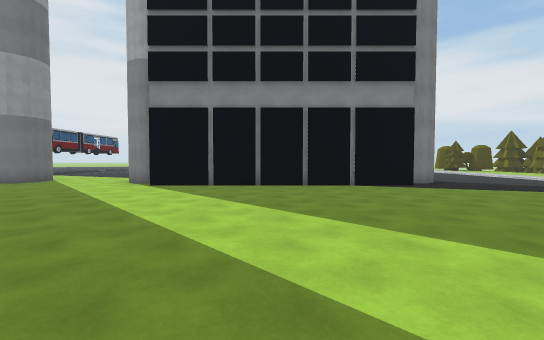
[1] (above)

24 first-person views from a walk through a 3-D level made in the Unity game engine. The camera is 1.4 m above the floor, tilts 2° down and sees 90° across. The floor is counted in squares, 2 m on a side. Each view is taken from the middle of a square. On the plan, view 1 faces up. The plan holds only what a view shows up to about 9 squares ahead; the rest is blank. The place goes on beyond the plan. Door leaves are left out, so doorways stand open. Surface patterns are stand-ins for the level's own textures.

[2]
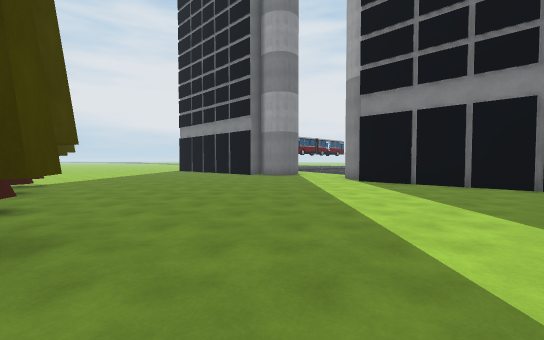

[3]
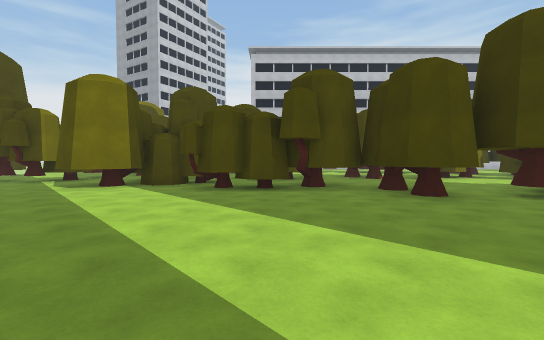

[4]
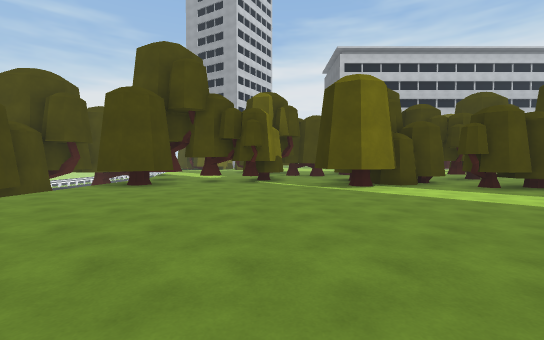

[5]
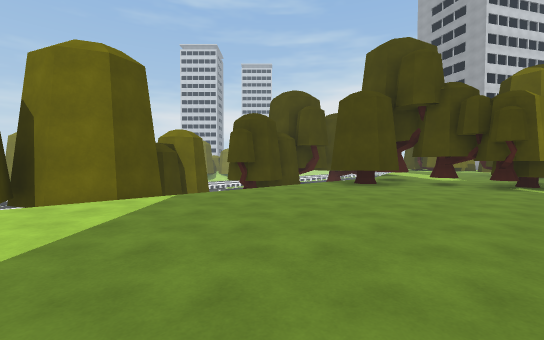

[6]
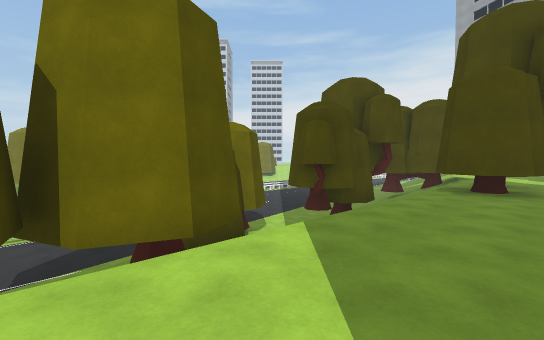

[7]
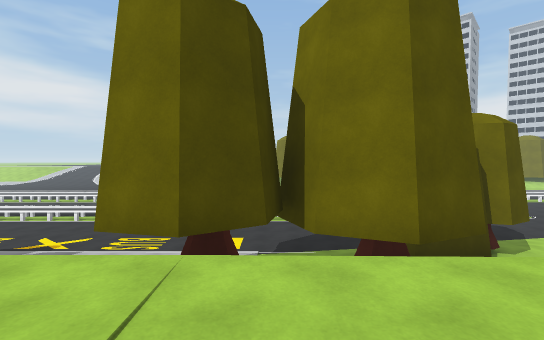

[8]
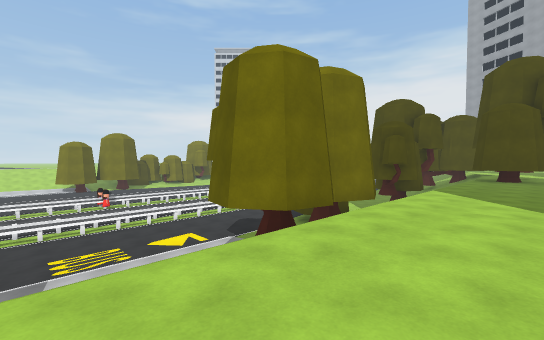

[9]
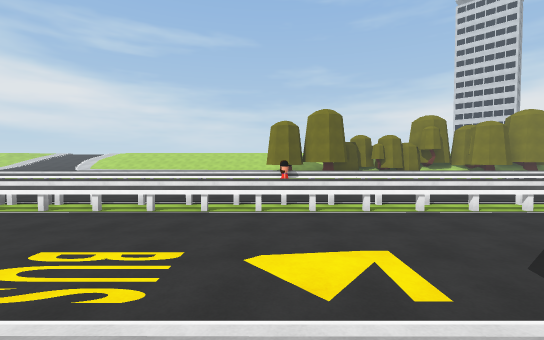

[10]
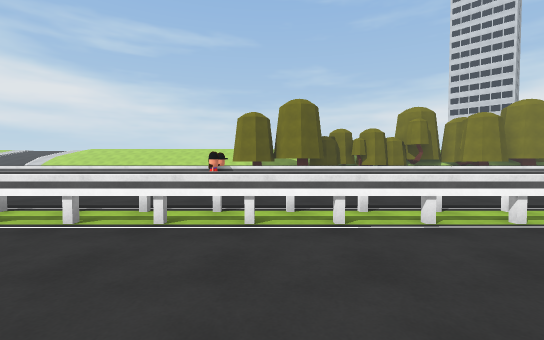

[11]
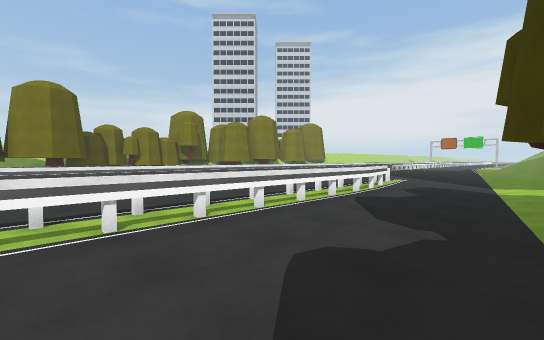

[12]
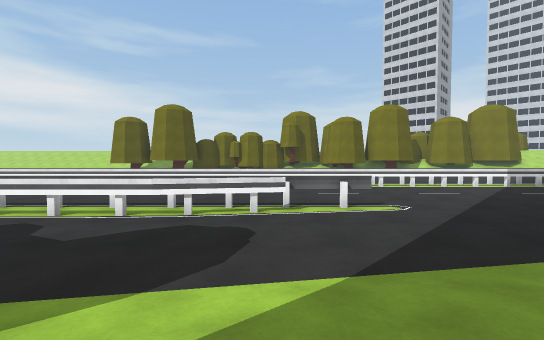

[13]
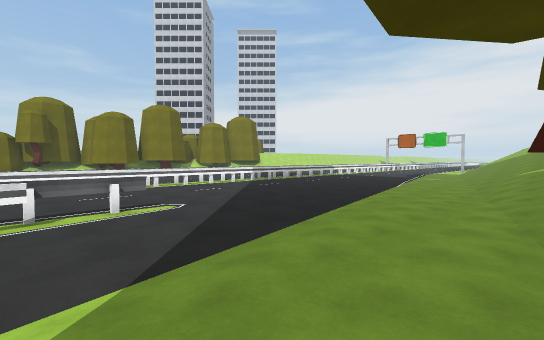

[14]
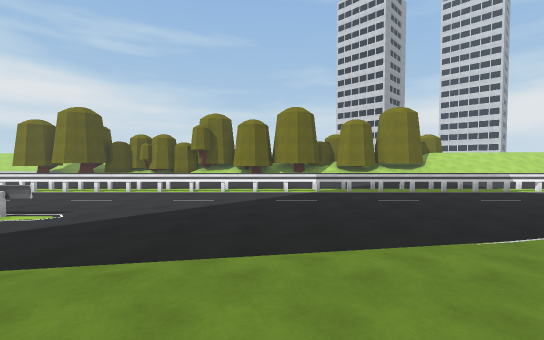

[15]
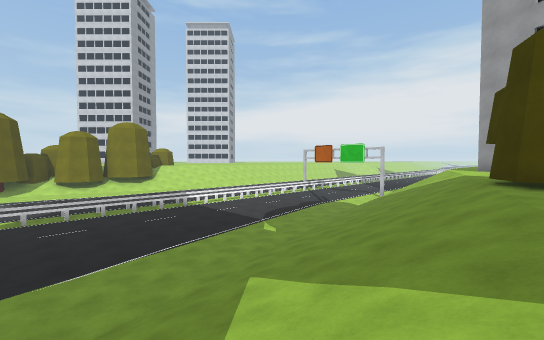

[16]
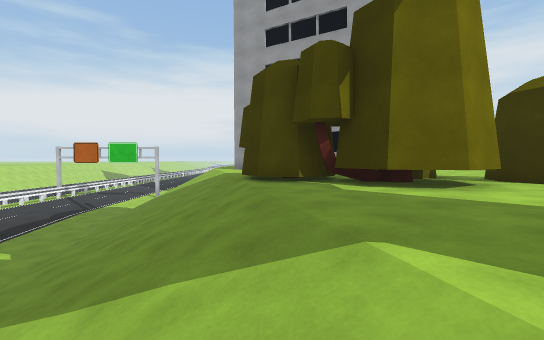

[17]
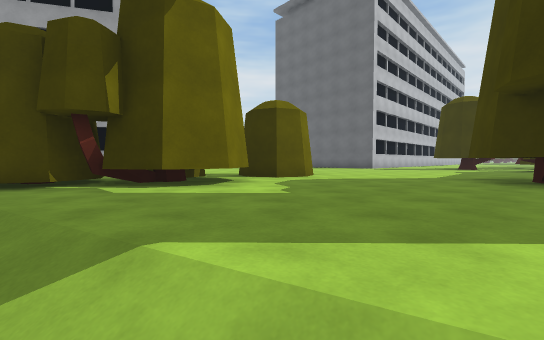

[18]
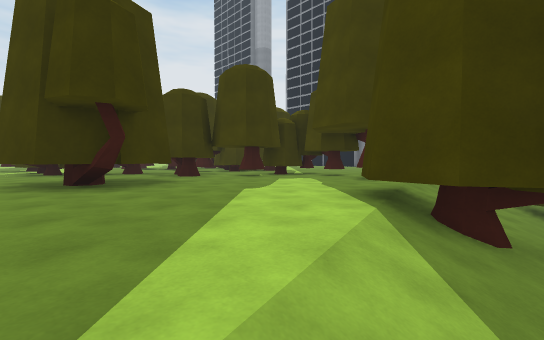

[19]
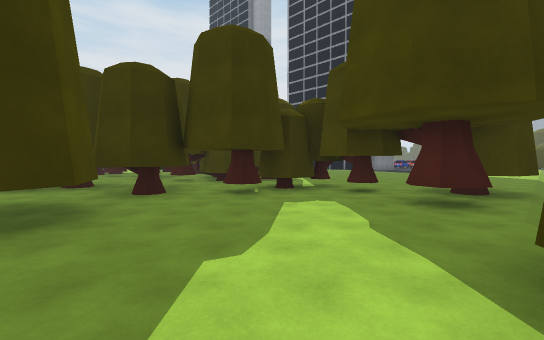

[20]
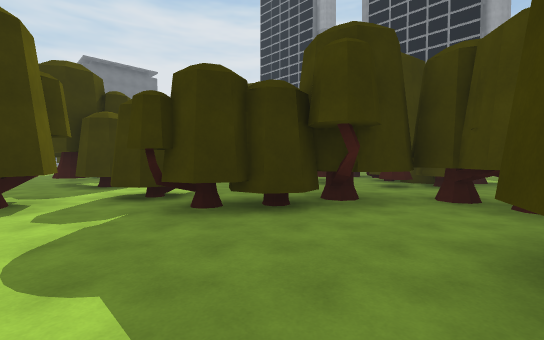

[21]
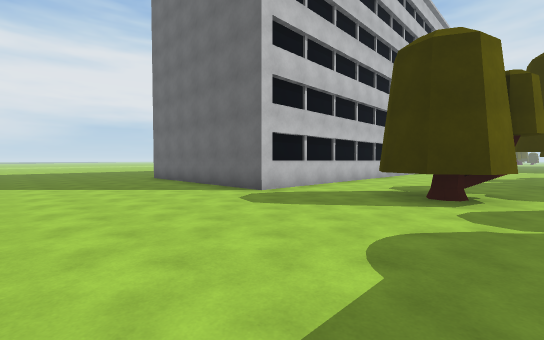

[22]
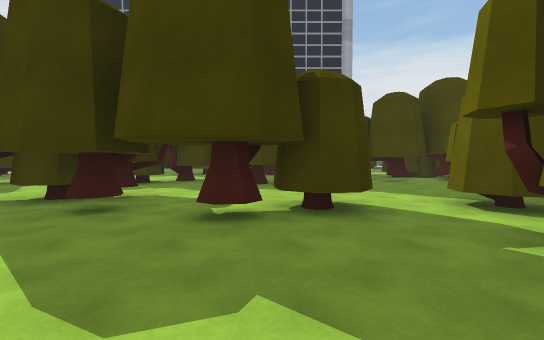

[23]
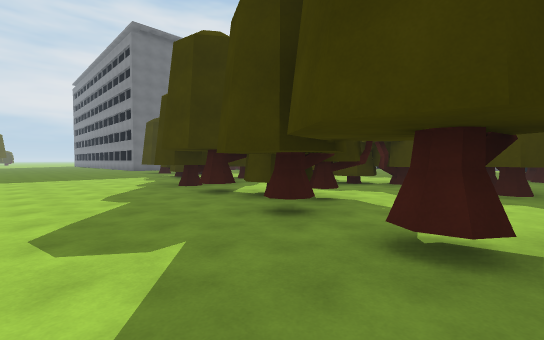

[24]
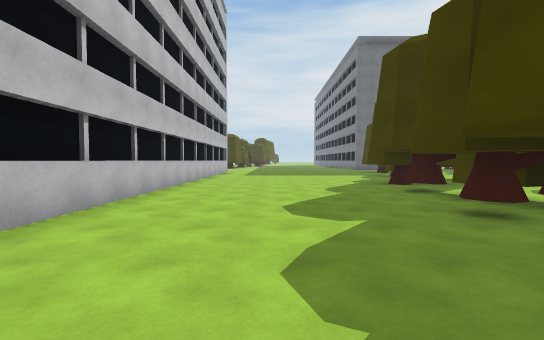

### Floor plan
Key: @ floor where view 1 was taken; # wall or solid block; . main floor; : floor 0.25 m higher than the main floor; - floor 2.75 m lower than the main floor; _ floor 3 m lower than the main floor; / step, stairs or slope; = window, fence, low wall or low ledge; ^ raised ledge; O other object.
Columns run from 10 left of view 1 to 26 right of it. Each row starts with its distance up from view 1.
 10                            /___==_  =
  9  ##...##      ##...  ::/   /___==_  =
  8  #.....########....  ::/   /___==_  =
  7    ...............   ::/   /___==_  =
  6     .............    ::/O#//___==_ OO
  5     ............     ::/#O /___==_  #
  4    ............   ...../O# /___#=_  =
  3   ............   ......//#//___O=_  =
  2  .............  ......./###/___O=_  =
  1 .......................//##OO__O=_  =
  0 .O........@............/  #O___O=_  =
 -1  O.O .O.O............../   OO__O=_  =
 -2       .OOOO............/ O //__O=__ =
 -3     ...OOOOOOO.OO.....O/ OO /__O=___=
 -4     .....OOOO#OOO..O.OOO #O--___=___=
 -5     ..  ... OO#O..#OOOO///O--___=___=
 -6        O.  OOOOOO.OO#.#/// #-/______=
 -7 O  OOOOOOO  O O...O..../// ///______=
 -8 O OO#O.OO  .....OO......OOO/--______=
 -9 O...... . ....OOOOO....##OO/_-______=
-10  O..... ......OO..#.....O/ /________=
-11 OO.OOO......OOO..# ^....// //_______=
-12 .O.O.#O.OO.#OOO..#^##..../ //_______=
-13 .....##OO.........##.....////_______=
-14 ..........OOO............////_______=
-15 ...........OO............////_______=
-16 ....................#.##..////______=
-17 ...................O O  O#////______=
-18 #######  ####.....  O.  #O////___  _=
-19             #.....  ..O  O////___   =
-20             #.....        .////___
-21             #.....        .////___

Where each view was taken, in squares from view 1:
view 1: 0 up, 0 right, facing up
view 2: 1 down, 1 right, facing up-left
view 3: 4 up, 1 right, facing down
view 4: 4 up, 8 right, facing down
view 5: 4 up, 8 right, facing down-right
view 6: 4 up, 11 right, facing down-right
view 7: 4 up, 11 right, facing right
view 8: 9 up, 11 right, facing down-right
view 9: 6 up, 16 right, facing right
view 10: 4 up, 18 right, facing right
view 11: 4 up, 18 right, facing down-right
view 12: 4 down, 17 right, facing right
view 13: 4 down, 17 right, facing down-right
view 14: 10 down, 17 right, facing right
view 15: 12 down, 15 right, facing down-right
view 16: 12 down, 15 right, facing down
view 17: 12 down, 15 right, facing down-left
view 18: 13 down, 15 right, facing up-left
view 19: 11 down, 13 right, facing up-left
view 20: 14 down, 7 right, facing up-left
view 21: 13 down, 7 right, facing down-left
view 22: 16 down, 2 left, facing up
view 23: 15 down, 2 left, facing up-left
view 24: 15 down, 1 left, facing left
